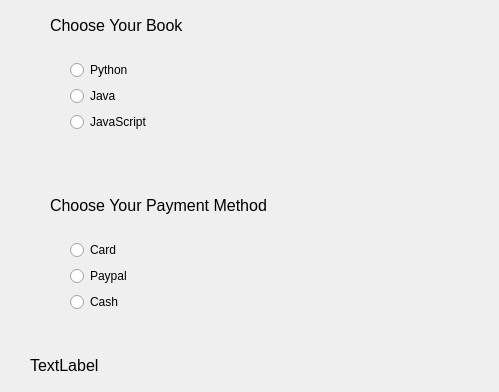
<?xml version="1.0" encoding="UTF-8"?>
<ui version="4.0">
 <class>Dialog</class>
 <widget class="QDialog" name="Dialog">
  <property name="geometry">
   <rect>
    <x>0</x>
    <y>0</y>
    <width>499</width>
    <height>392</height>
   </rect>
  </property>
  <property name="windowTitle">
   <string>Dialog</string>
  </property>
  <widget class="QLabel" name="label">
   <property name="geometry">
    <rect>
     <x>50</x>
     <y>10</y>
     <width>151</width>
     <height>31</height>
    </rect>
   </property>
   <property name="font">
    <font>
     <pointsize>12</pointsize>
    </font>
   </property>
   <property name="text">
    <string>Choose Your Book</string>
   </property>
  </widget>
  <widget class="QLabel" name="label_2">
   <property name="geometry">
    <rect>
     <x>50</x>
     <y>190</y>
     <width>281</width>
     <height>31</height>
    </rect>
   </property>
   <property name="font">
    <font>
     <pointsize>12</pointsize>
    </font>
   </property>
   <property name="text">
    <string>Choose Your Payment Method</string>
   </property>
  </widget>
  <widget class="QLabel" name="label_result">
   <property name="geometry">
    <rect>
     <x>30</x>
     <y>350</y>
     <width>451</width>
     <height>31</height>
    </rect>
   </property>
   <property name="font">
    <font>
     <pointsize>12</pointsize>
    </font>
   </property>
   <property name="text">
    <string>TextLabel</string>
   </property>
  </widget>
  <widget class="QWidget" name="">
   <property name="geometry">
    <rect>
     <x>70</x>
     <y>60</y>
     <width>78</width>
     <height>74</height>
    </rect>
   </property>
   <layout class="QVBoxLayout" name="verticalLayout">
    <item>
     <widget class="QRadioButton" name="radioButton_py">
      <property name="text">
       <string>Python</string>
      </property>
     </widget>
    </item>
    <item>
     <widget class="QRadioButton" name="radioButton_java">
      <property name="text">
       <string>Java</string>
      </property>
     </widget>
    </item>
    <item>
     <widget class="QRadioButton" name="radioButton_js">
      <property name="text">
       <string>JavaScript</string>
      </property>
     </widget>
    </item>
   </layout>
  </widget>
  <widget class="QWidget" name="">
   <property name="geometry">
    <rect>
     <x>70</x>
     <y>240</y>
     <width>60</width>
     <height>74</height>
    </rect>
   </property>
   <layout class="QVBoxLayout" name="verticalLayout_2">
    <item>
     <widget class="QRadioButton" name="radioButton_card">
      <property name="text">
       <string>Card</string>
      </property>
     </widget>
    </item>
    <item>
     <widget class="QRadioButton" name="radioButton_paypal">
      <property name="text">
       <string>Paypal</string>
      </property>
     </widget>
    </item>
    <item>
     <widget class="QRadioButton" name="radioButton_cash">
      <property name="text">
       <string>Cash</string>
      </property>
     </widget>
    </item>
   </layout>
  </widget>
 </widget>
 <resources/>
 <connections/>
</ui>
